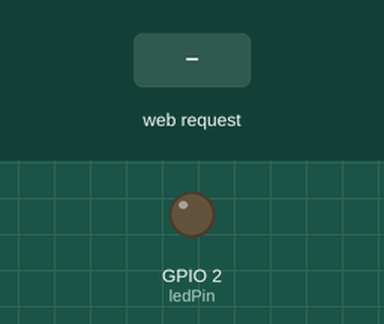
Bench run of a sketch on a simulated ESP32. Parts: output pins drawn as LEDs (lit = HIGH). Inputs (shaded band) come from the test bench. WiFi joins after 1.5 s; servers stay silent unless stated; storage starts empty; what the sketch prints to the serial monitor is not drawn.

Above: at 3.2 s.
3.3 s: HTTP request GET /toggle received
At 4.7 s:
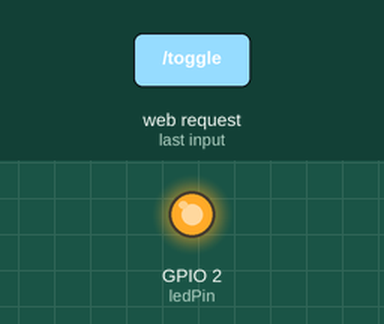
Timing chart, 0 to 6.3 s (numbered marks = the images above; inputs shaded):
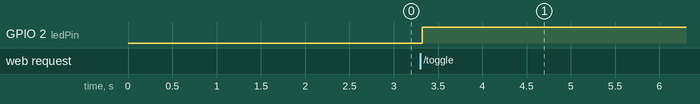

Measured:
- after the input at 3.3 s, GPIO 2 (ledPin): LOW → HIGH at once

The sketch:

Tooth_ToggleLed.ino
```cpp
#include <Arduino.h>
#include <WiFi.h>
#include <ESPAsyncWebServer.h>
#include <SPIFFS.h>

const char* ssid     = "Dattebayo";
const char* password = "UzumakiNaruto";
AsyncWebServer server(80);
const int ledPin = 2;
void setup() {
  Serial.begin(115200);
 pinMode(ledPin, OUTPUT);
  digitalWrite(ledPin, LOW);


  WiFi.begin(ssid, password);
  while (WiFi.status() != WL_CONNECTED) {
    delay(1000);
    Serial.println("Connecting to WiFi...");
  }
  Serial.println("Connected to WiFi");
  Serial.println(WiFi.localIP());


  if (!SPIFFS.begin(true)) {
    Serial.println("An error occurred while mounting SPIFFS");
    return;
  }
  Serial.println("SPIFFS mounted successfully");

  server.on("/", HTTP_GET, [](AsyncWebServerRequest *request){
    request->send(SPIFFS, "/index.html", "text/html");
  });

  server.on("/style.css", HTTP_GET, [](AsyncWebServerRequest *request){
    request->send(SPIFFS, "/style.css", "text/css");
  });

  server.on("/toggle", HTTP_GET, [](AsyncWebServerRequest *request){
    digitalWrite(ledPin, !digitalRead(ledPin)); // Toggle the LED state
    request->send(200, "text/plain", "Toggle successful");
  });

  server.begin();
}

void loop() {}
```
